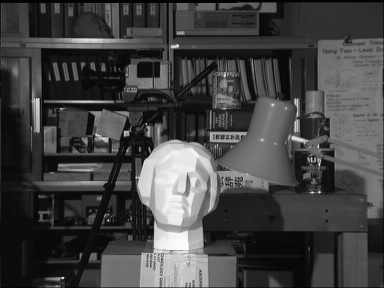
//> input picture visual/opencv_visual/tsukuba.left.png, 384 x 288 px
$ ./stereo   (built with g++ and OpenCV 4)
//> lines starting //> are read from the running program, lines starting //| are printed output that depends on the picture; after the words box and inside, x2 and y2 are one past the last pixel; in counts of white or black regions, pixels touching at a corner belong together
#include <opencv2/core/core.hpp>
#include <opencv2/highgui/highgui.hpp>
#include <opencv2/imgproc/imgproc.hpp>
#include <opencv2/calib3d/calib3d.hpp>
#include <opencv2/xfeatures2d/nonfree.hpp>
#include <opencv2/line_descriptor/descriptor.hpp>
#include <vector>
#include <string>
#include <iostream>
#include <sys/types.h>
#include <unistd.h>

using namespace std;
using namespace cv;
using namespace cv::xfeatures2d;
using namespace cv::flann;
using namespace cv::line_descriptor;
const int nmatches = 35;

Mat drawMatches(Mat img1, vector<KeyPoint> kp1, Mat img2, vector<KeyPoint> kp2, vector<DMatch> matches) {
  int rows1 = img1.rows;
  int cols1 = img1.cols;
  int rows2 = img2.rows;
  int cols2 = img2.cols;

  Mat color1, color2;
  cvtColor(img1, color1, COLOR_GRAY2BGR);
  cvtColor(img2, color2, COLOR_GRAY2BGR);
  Mat out(MAX(rows1, rows2), cols1+cols2, CV_8UC3);
  for (int i = 0; i < rows1; i++) {
    for (int j = 0; j < cols1; j++) {
      out.at<Vec3b>(i, j) = color1.at<Vec3b>(i, j);
    }
  }
  for (int i = 0; i < rows2; i++) {
    for (int j = 0; j < cols2; j++) {
      out.at<Vec3b>(i, j+cols1) = color2.at<Vec3b>(i, j);
    }
  }

  for (DMatch m : matches) {
    int img1_idx = m.queryIdx;
    int img2_idx = m.trainIdx;

    int x1 = (int)kp1[img1_idx].pt.x;
    int y1 = (int)kp1[img1_idx].pt.y;
    int x2 = (int)kp2[img2_idx].pt.x;
    int y2 = (int)kp2[img2_idx].pt.y;

    Vec3b color(rand() % 255, rand() % 255, rand() % 255);
    circle(out, Point(x1,y1), 4, color, 1);
    circle(out, Point(x2+cols1,y1), 4, color, 1);
    line(out, Point(x1,y1), Point(x2+cols1,y2), color, 1);
  }
  return out;
}

void drawLines(Mat img1, Mat img2, Mat lines, vector<Point2f> pts1, vector<Point2f> pts2, Mat &ret1, Mat &ret2) {
  int n_rows = img1.rows;
  int n_cols = img1.cols;
  Mat color1, color2;
  cvtColor(img1, color1, COLOR_GRAY2BGR);
  cvtColor(img2, color2, COLOR_GRAY2BGR);
  for (int i = 0; i < lines.rows; i++) {
    Vec3f r = lines.at<Vec3f>(i, 0);
    Point2f pt1 = pts1[i];
    Point2f pt2 = pts2[i];
    Vec3b color(rand() % 255, rand() % 255, rand() % 255);
    int x0 = 0;
    int y0 = -r[2] / r[1];
    int x1 = n_cols;
    int y1 = -(r[2]+r[0]*n_cols)/r[1];
    line(color1, Point(x0,y0), Point(x1,y1), color, 1);
    circle(color1, pt1, 5, color, -1);
    circle(color2, pt2, 5, color, -1);
  }
  ret1 = color1;
  ret2 = color2;
}

Mat depth3(Mat leftImage, Mat rightImage) {
  srand(getpid());

  // Camera Matrix for the PS3 Eye
  Mat mtx(3, 3, CV_32F);
  mtx.at<float>(0, 0) = 545.82463365389708;
  mtx.at<float>(0, 1) = 0;
  mtx.at<float>(0, 2) = 319.5;
  mtx.at<float>(1, 0) = 0;
  mtx.at<float>(1, 1) = 545.82463365389708;
  mtx.at<float>(1, 2) = 2.395;
  mtx.at<float>(2, 0) = 0;
  mtx.at<float>(2, 1) = 0;
  mtx.at<float>(2, 2) = 1;

  // Distortion Coefficients for the PS3 Eye
  Mat dist(5, 1, CV_32F);
  dist.at<float>(0, 0) = -0.17081096154528716;
  dist.at<float>(1, 0) = 0.26412699622915992;
  dist.at<float>(2, 0) = 0;
  dist.at<float>(3, 0) = 0;
  dist.at<float>(4, 0) = -0.080381316677811496;

  namedWindow("leftimage");
  namedWindow("rightimage");
  imshow("leftimage", leftImage);
  imshow("rightimage", rightImage);
  waitKey(0);

  // Start the SIFT detector
  Ptr<SIFT> sift = SIFT::create();

  // Find the keypoints from SIFT using the images given
  vector<KeyPoint> kp1, kp2;
  Mat des1, des2;
  sift->detectAndCompute(leftImage, noArray(), kp1, des1);
  sift->detectAndCompute(rightImage, noArray(), kp2, des2);

  // FLANN parameters
  Ptr<IndexParams> indexParams = makePtr<KDTreeIndexParams>(5);
  Ptr<SearchParams> searchParams = makePtr<SearchParams>(50);
  FlannBasedMatcher flann(indexParams, searchParams);
  vector< vector<DMatch> > matches;
  flann.knnMatch(des1, des2, matches, 2);

  vector<DMatch> good;
  vector<Point2f> pts1, pts2;

  // ratio test (as per Lowe's paper)
  for (int i = 0; i < matches.size(); i++) {
    DMatch m = matches[i][0];
    DMatch n = matches[i][1];
    if (m.distance < 0.8 * n.distance) {
      good.push_back(m);
      pts2.push_back(kp2[m.trainIdx].pt);
      pts1.push_back(kp1[m.queryIdx].pt);
    }
  }

  Mat matchImage = drawMatches(leftImage, kp1, rightImage, kp2, good);
  namedWindow("matches");
  imshow("matches", matchImage);
  waitKey(0);

  // compute the fundamental matrix (note: change to accompany the instrinsic parameters of the camera)
  // use stereo rectify for that
  Mat F = findFundamentalMat(pts1, pts2, FM_RANSAC, 3.0, 0.99);

  // find the epilines in both images
  Mat lines1, lines2;
  computeCorrespondEpilines(pts2, 2, F, lines1);
  computeCorrespondEpilines(pts1, 1, F, lines2);
  Mat img5, img6;
  drawLines(leftImage, rightImage, lines1, pts1, pts2, img5, img6);
  Mat img3, img4;
  drawLines(rightImage, leftImage, lines2, pts2, pts1, img3, img4);

  namedWindow("leftimage");
  namedWindow("rightimage");
  imshow("leftimage_epi", img5);
  imshow("rightimage_epi", img3);
  waitKey(0);

  return F;
}

int main() {
  string limgname = "tsukuba.left.png";
  string rimgname = "tsukuba.right.png";

  Mat leftImage = imread(limgname, IMREAD_GRAYSCALE);
//> leftImage is the input picture: 288 rows x 384 cols, CV_8UC1; min 0, max 253, mean 66.8
  Mat rightImage = imread(rimgname, IMREAD_GRAYSCALE);
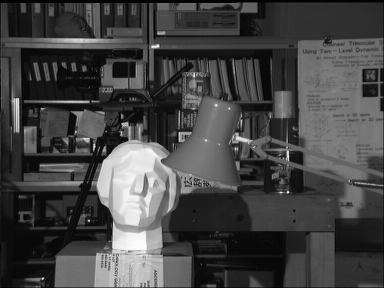
//> input picture visual/opencv_visual/tsukuba.right.png, 384 x 288 px
//> rightImage is the input picture: 288 rows x 384 cols, CV_8UC1; min 0, max 253, mean 68.6

  Mat stereoImage = depth3(leftImage, rightImage);
//> in depth3, `sift->detectAndCompute(leftImage, noArray(), kp1, des1);`: kp1 = 725 keypoints; strongest (x, y, size): (174, 178, 47.3), (126, 133, 3.8), (177, 46, 2.7), (36, 102, 5.7)
//> in depth3, `sift->detectAndCompute(rightImage, noArray(), kp2, des2);`: kp2 = 707 keypoints; strongest (x, y, size): (94, 146, 1.9), (133, 178, 47.6), (157, 46, 2.7), (288, 153, 2)
//> in depth3, `flann.knnMatch(des1, des2, matches, 2);`: matches = 725 matches
//> after the loop in depth3, `for (int i = 0; i < matches.size(); i++)`: good = 299 matches; pts2 = 299 Points (x, y), first 12: [11, 122.7], [11.27, 34.23], [15.96, 102], [16.81, 128.7], [17.31, 191.7], [18.97, 35.61], [18.68, 183.8], [19.48, 69.95], [21.16, 213.5], [21.33, 219.7], [22.09, 179.6], [23.05, 7.05]; pts1 = 299 Points (x, y), first 12: [31.32, 123], [31.68, 34.74], [36.34, 102.2], [37.13, 128.7], [37.53, 191], [38.74, 35.92], [38.84, 183.4], [39.83, 69.99], [40.89, 213], [40.93, 219.3], [42.21, 179.5], [42.82, 7.26]
//> after the loop in drawMatches, `for (int i = 0; i < rows2; i++)`:
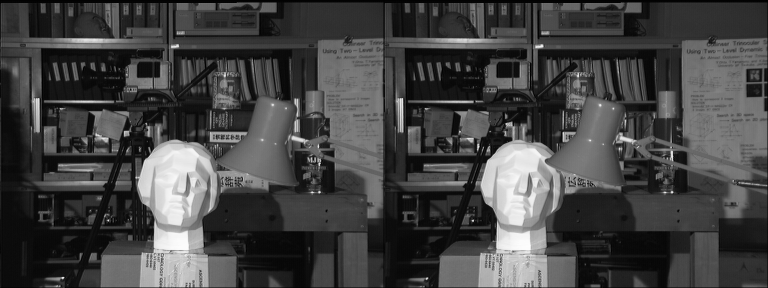
//> out: 288 rows x 768 cols, CV_8UC3; min 0, max 253, mean 67.7
//> the loop in drawMatches, `for (DMatch m : matches)` made 299 passes
//> (img1_idx, img2_idx, x1, y1, x2, y2) on passes 1 to 3: (10, 1, 31, 123, 11, 122), (11, 2, 31, 34, 11, 34), (14, 3, 36, 102, 15, 102)
//> after the loop in drawMatches, `for (DMatch m : matches)`:
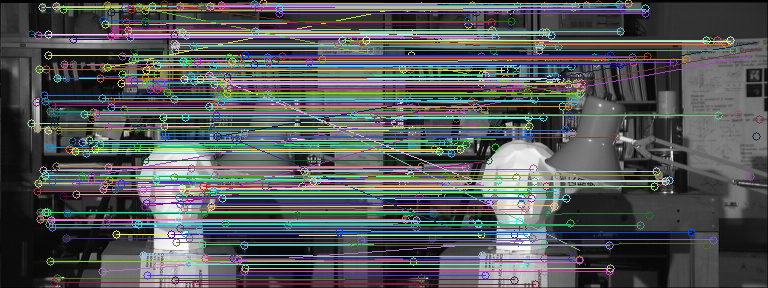
//> out: 288 rows x 768 cols, CV_8UC3; mean B, G, R 88.3, 88, 84.6
//> in depth3, `Mat F = findFundamentalMat(pts1, pts2, FM_RANSAC, 3.0, 0.99);`: F = [[1.03e-05, 0.000178, 0.795], [3.69e-06, -0.000887, 16.8], [-0.767, -16.59, 1]]
//> in depth3, `computeCorrespondEpilines(pts2, 2, F, lines1);`: lines1 = 299 rows, first 8: [-0.0458, -0.999, 123.9], [-0.0461, -0.999, 35.17], [-0.0459, -0.999, 103.5], [-0.0458, -0.999, 130.2], [-0.0457, -0.999, 192.9], [-0.0461, -0.999, 36.92], [-0.0457, -0.999, 185.1], [-0.046, -0.999, 71.5]
//> in depth3, `computeCorrespondEpilines(pts1, 1, F, lines2);`: lines2 = 299 rows, first 8: [0.0489, 0.999, -123.5], [0.0477, 0.999, -35.71], [0.0486, 0.999, -103], [0.049, 0.999, -129.4], [0.0498, 0.999, -192], [0.0478, 0.999, -37.21], [0.0497, 0.999, -184.4], [0.0482, 0.999, -71.05]
//> the loop in drawLines, `for (int i = 0; i < lines.rows; i++)` made 299 passes
//> (r, pt1, pt2, y0, y1) on passes 1 to 3: ([-0.0458, -0.999, 123.9], Point(31.32, 123), Point(11, 122.7), 124, 106), ([-0.0461, -0.999, 35.17], Point(31.68, 34.74), Point(11.27, 34.23), 35, 17), ([-0.0459, -0.999, 103.5], Point(36.34, 102.3), Point(15.96, 102.1), 103, 85)
//> after the loop in drawLines, `for (int i = 0; i < lines.rows; i++)`:
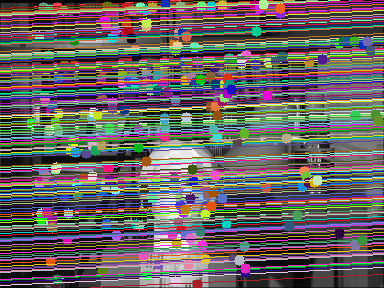
//> color1: 288 rows x 384 cols, CV_8UC3; mean B, G, R 97.5, 98.3, 104.4
//> after the loop in drawLines, `for (int i = 0; i < lines.rows; i++)`:
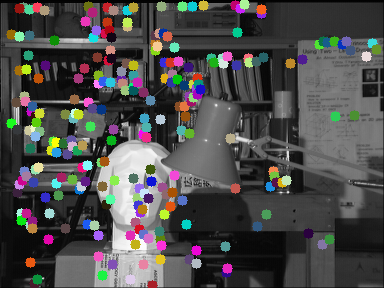
//> color2: 288 rows x 384 cols, CV_8UC3; 15.41% of pixels changed, all inside (x1, y1, x2, y2) = (6, 0, 382, 288)
//> after the loop in drawLines (call 2), `for (int i = 0; i < lines.rows; i++)`:
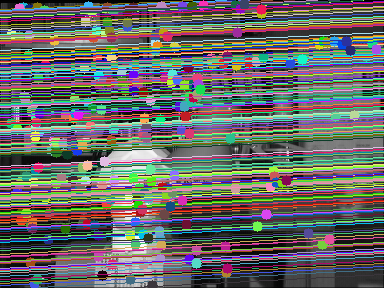
//> color1: 288 rows x 384 cols, CV_8UC3; mean B, G, R 102.1, 104.6, 104.3
//> after the loop in drawLines (call 2), `for (int i = 0; i < lines.rows; i++)`:
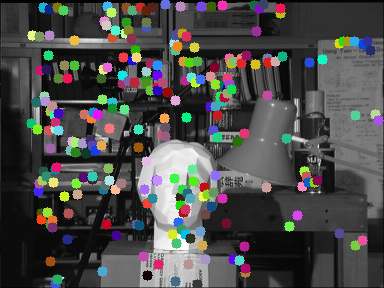
//> color2: 288 rows x 384 cols, CV_8UC3; 15.85% of pixels changed, all inside (x1, y1, x2, y2) = (26, 0, 384, 288)

  return 0;
}
